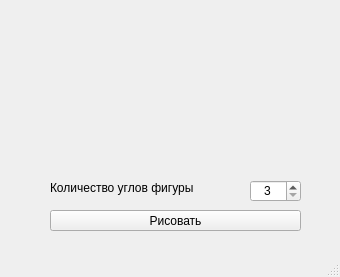
<?xml version="1.0" encoding="UTF-8"?>
<ui version="4.0">
 <class>MainWindow</class>
 <widget class="QMainWindow" name="MainWindow">
  <property name="geometry">
   <rect>
    <x>0</x>
    <y>0</y>
    <width>340</width>
    <height>277</height>
   </rect>
  </property>
  <property name="windowTitle">
   <string>MainWindow</string>
  </property>
  <widget class="QWidget" name="centralwidget">
   <widget class="QPushButton" name="draw">
    <property name="geometry">
     <rect>
      <x>50</x>
      <y>210</y>
      <width>251</width>
      <height>21</height>
     </rect>
    </property>
    <property name="text">
     <string>Рисовать</string>
    </property>
   </widget>
   <widget class="QLabel" name="label">
    <property name="geometry">
     <rect>
      <x>50</x>
      <y>180</y>
      <width>191</width>
      <height>16</height>
     </rect>
    </property>
    <property name="text">
     <string>Количество углов фигуры</string>
    </property>
   </widget>
   <widget class="QSpinBox" name="quantityOfAngles">
    <property name="geometry">
     <rect>
      <x>250</x>
      <y>180</y>
      <width>51</width>
      <height>22</height>
     </rect>
    </property>
    <property name="alignment">
     <set>Qt::AlignCenter</set>
    </property>
    <property name="minimum">
     <number>3</number>
    </property>
    <property name="maximum">
     <number>12</number>
    </property>
   </widget>
  </widget>
  <widget class="QMenuBar" name="menubar">
   <property name="geometry">
    <rect>
     <x>0</x>
     <y>0</y>
     <width>340</width>
     <height>22</height>
    </rect>
   </property>
  </widget>
  <widget class="QStatusBar" name="statusbar"/>
 </widget>
 <resources/>
 <connections/>
</ui>
